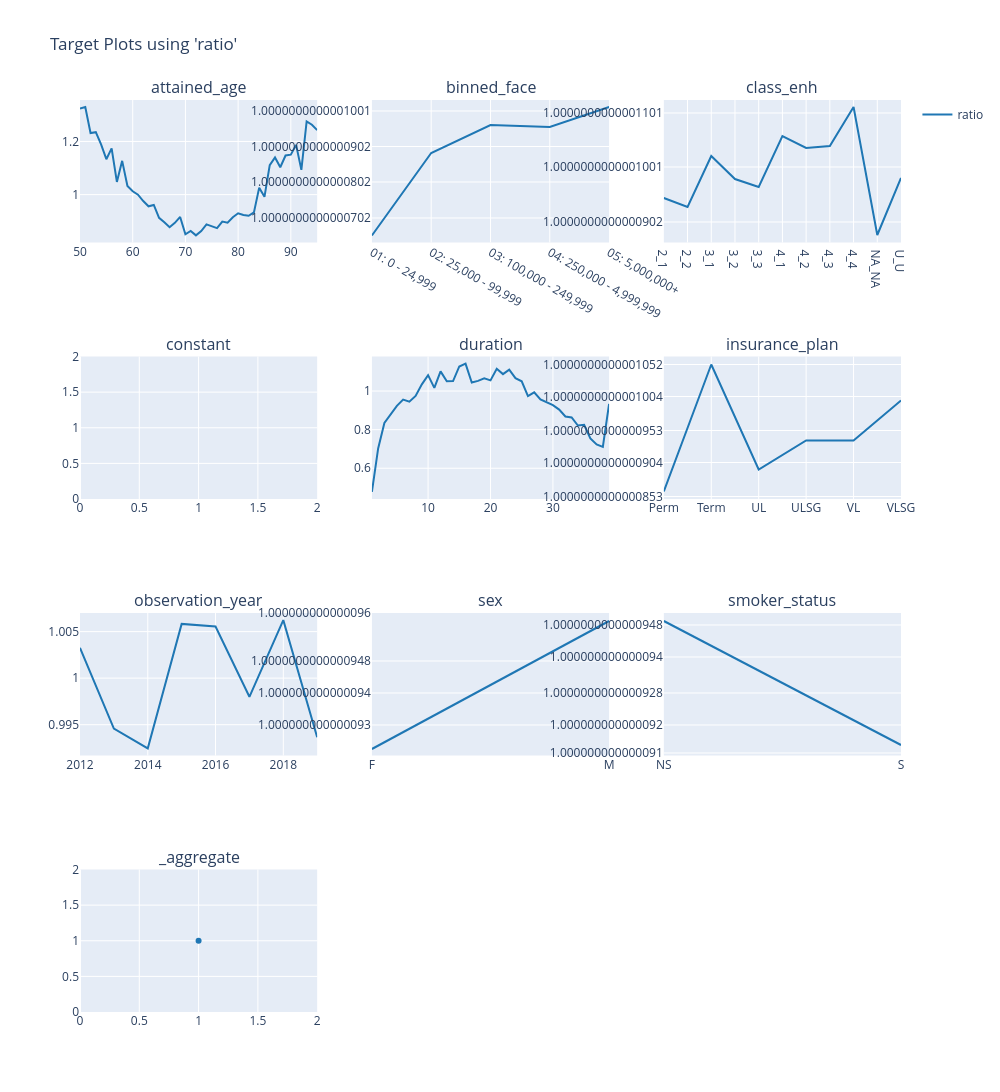

Here is the notebook cell this chart was saved with:
### Code cell
charters.target(
    df=model_data,
    target="ratio",
    cols=3,
    features=model_features,
    numerator=["death_claim_amount"],
    denominator=[f"exp_amt_{model_name}"],
).show()

### Figure 1 — Plotly figure (JSON) as saved in the notebook; plotly's stock layout.template omitted (floating-point values rounded to 4 significant figures)
{"data": [{"line": {"color": "#1F77B4"}, "mode": "lines", "name": "ratio", "showlegend": true, "type": "scatter", "x": [50, 51, 52, 53, 54, 55, 56, 57, 58, 59, 60, 61, 62, 63, 64, 65, 66, 67, 68, 69, 70, 71, 72, 73, 74, 75, 76, 77, 78, 79, 80, 81, 82, 83, 84, 85, 86, 87, 88, 89, 90, 91, 92, 93, 94, 95], "xaxis": "x", "y": [1.324, 1.329, 1.232, 1.235, 1.189, 1.133, 1.174, 1.048, 1.127, 1.033, 1.013, 0.9997, 0.9758, 0.9558, 0.961, 0.9125, 0.8956, 0.877, 0.8938, 0.9159, 0.8506, 0.8631, 0.8465, 0.8624, 0.8879, 0.8812, 0.8736, 0.8986, 0.8945, 0.9148, 0.9296, 0.9231, 0.9202, 0.9329, 1.026, 0.9917, 1.111, 1.14, 1.103, 1.147, 1.15, 1.187, 1.093, 1.276, 1.263, 1.243], "yaxis": "y"}, {"line": {"color": "#1F77B4"}, "mode": "lines", "name": "ratio", "showlegend": false, "type": "scatter", "x": ["01: 0 - 24,999", "02: 25,000 - 99,999", "03: 100,000 - 249,999", "04: 250,000 - 4,999,999", "05: 5,000,000+"], "xaxis": "x2", "y": [1.0, 1.0, 1.0, 1.0, 1.0], "yaxis": "y2"}, {"line": {"color": "#1F77B4"}, "mode": "lines", "name": "ratio", "showlegend": false, "type": "scatter", "x": ["2_1", "2_2", "3_1", "3_2", "3_3", "4_1", "4_2", "4_3", "4_4", "NA_NA", "U_U"], "xaxis": "x3", "y": [1.0, 1.0, 1.0, 1.0, 1.0, 1.0, 1.0, 1.0, 1.0, 1.0, 1.0], "yaxis": "y3"}, {"line": {"color": "#1F77B4"}, "mode": "lines", "name": "ratio", "showlegend": false, "type": "scatter", "x": [1], "xaxis": "x4", "y": [1.0], "yaxis": "y4"}, {"line": {"color": "#1F77B4"}, "mode": "lines", "name": "ratio", "showlegend": false, "type": "scatter", "x": [1, 2, 3, 4, 5, 6, 7, 8, 9, 10, 11, 12, 13, 14, 15, 16, 17, 18, 19, 20, 21, 22, 23, 24, 25, 26, 27, 28, 29, 30, 31, 32, 33, 34, 35, 36, 37, 38, 39], "xaxis": "x5", "y": [0.4776, 0.7029, 0.8344, 0.8812, 0.9234, 0.9558, 0.9452, 0.9747, 1.035, 1.082, 1.016, 1.102, 1.051, 1.051, 1.127, 1.142, 1.044, 1.053, 1.066, 1.055, 1.115, 1.088, 1.111, 1.067, 1.05, 0.974, 0.9931, 0.9571, 0.9415, 0.9268, 0.9039, 0.8683, 0.8631, 0.8214, 0.8254, 0.7546, 0.7234, 0.7109, 0.9334], "yaxis": "y5"}, {"line": {"color": "#1F77B4"}, "mode": "lines", "name": "ratio", "showlegend": false, "type": "scatter", "x": ["Perm", "Term", "UL", "ULSG", "VL", "VLSG"], "xaxis": "x6", "y": [1.0, 1.0, 1.0, 1.0, 1.0, 1.0], "yaxis": "y6"}, {"line": {"color": "#1F77B4"}, "mode": "lines", "name": "ratio", "showlegend": false, "type": "scatter", "x": [2012, 2013, 2014, 2015, 2016, 2017, 2018, 2019], "xaxis": "x7", "y": [1.003, 0.9946, 0.9925, 1.006, 1.006, 0.998, 1.006, 0.9937], "yaxis": "y7"}, {"line": {"color": "#1F77B4"}, "mode": "lines", "name": "ratio", "showlegend": false, "type": "scatter", "x": ["F", "M"], "xaxis": "x8", "y": [1.0, 1.0], "yaxis": "y8"}, {"line": {"color": "#1F77B4"}, "mode": "lines", "name": "ratio", "showlegend": false, "type": "scatter", "x": ["NS", "S"], "xaxis": "x9", "y": [1.0, 1.0], "yaxis": "y9"}, {"line": {"color": "#1F77B4"}, "mode": "markers", "name": "ratio", "showlegend": false, "type": "scatter", "x": [1], "xaxis": "x10", "y": [1.0], "yaxis": "y10"}], "layout": {"annotations": [{"font": {"size": 16}, "showarrow": false, "text": "attained_age", "x": 0.1444, "xanchor": "center", "xref": "paper", "y": 1, "yanchor": "bottom", "yref": "paper"}, {"font": {"size": 16}, "showarrow": false, "text": "binned_face", "x": 0.5, "xanchor": "center", "xref": "paper", "y": 1, "yanchor": "bottom", "yref": "paper"}, {"font": {"size": 16}, "showarrow": false, "text": "class_enh", "x": 0.8556, "xanchor": "center", "xref": "paper", "y": 1, "yanchor": "bottom", "yref": "paper"}, {"font": {"size": 16}, "showarrow": false, "text": "constant", "x": 0.1444, "xanchor": "center", "xref": "paper", "y": 0.7188, "yanchor": "bottom", "yref": "paper"}, {"font": {"size": 16}, "showarrow": false, "text": "duration", "x": 0.5, "xanchor": "center", "xref": "paper", "y": 0.7188, "yanchor": "bottom", "yref": "paper"}, {"font": {"size": 16}, "showarrow": false, "text": "insurance_plan", "x": 0.8556, "xanchor": "center", "xref": "paper", "y": 0.7188, "yanchor": "bottom", "yref": "paper"}, {"font": {"size": 16}, "showarrow": false, "text": "observation_year", "x": 0.1444, "xanchor": "center", "xref": "paper", "y": 0.4375, "yanchor": "bottom", "yref": "paper"}, {"font": {"size": 16}, "showarrow": false, "text": "sex", "x": 0.5, "xanchor": "center", "xref": "paper", "y": 0.4375, "yanchor": "bottom", "yref": "paper"}, {"font": {"size": 16}, "showarrow": false, "text": "smoker_status", "x": 0.8556, "xanchor": "center", "xref": "paper", "y": 0.4375, "yanchor": "bottom", "yref": "paper"}, {"font": {"size": 16}, "showarrow": false, "text": "_aggregate", "x": 0.1444, "xanchor": "center", "xref": "paper", "y": 0.1562, "yanchor": "bottom", "yref": "paper"}], "height": 1600, "legend": {"orientation": "v", "x": 1.02, "xanchor": "left", "y": 1, "yanchor": "top"}, "title": {"text": "Target Plots using 'ratio'"}, "width": 1000, "xaxis": {"anchor": "y", "domain": [0, 0.2889]}, "xaxis10": {"anchor": "y10", "domain": [0, 0.2889]}, "xaxis11": {"anchor": "y11", "domain": [0.3556, 0.6444]}, "xaxis12": {"anchor": "y12", "domain": [0.7111, 1]}, "xaxis2": {"anchor": "y2", "domain": [0.3556, 0.6444]}, "xaxis3": {"anchor": "y3", "domain": [0.7111, 1]}, "xaxis4": {"anchor": "y4", "domain": [0, 0.2889]}, "xaxis5": {"anchor": "y5", "domain": [0.3556, 0.6444]}, "xaxis6": {"anchor": "y6", "domain": [0.7111, 1]}, "xaxis7": {"anchor": "y7", "domain": [0, 0.2889]}, "xaxis8": {"anchor": "y8", "domain": [0.3556, 0.6444]}, "xaxis9": {"anchor": "y9", "domain": [0.7111, 1]}, "yaxis": {"anchor": "x", "domain": [0.8438, 1], "type": "-"}, "yaxis10": {"anchor": "x10", "domain": [0, 0.1562]}, "yaxis11": {"anchor": "x11", "domain": [0, 0.1562]}, "yaxis12": {"anchor": "x12", "domain": [0, 0.1562]}, "yaxis2": {"anchor": "x2", "domain": [0.8438, 1]}, "yaxis3": {"anchor": "x3", "domain": [0.8438, 1]}, "yaxis4": {"anchor": "x4", "domain": [0.5625, 0.7188]}, "yaxis5": {"anchor": "x5", "domain": [0.5625, 0.7188]}, "yaxis6": {"anchor": "x6", "domain": [0.5625, 0.7188]}, "yaxis7": {"anchor": "x7", "domain": [0.2812, 0.4375]}, "yaxis8": {"anchor": "x8", "domain": [0.2812, 0.4375]}, "yaxis9": {"anchor": "x9", "domain": [0.2812, 0.4375]}}}
